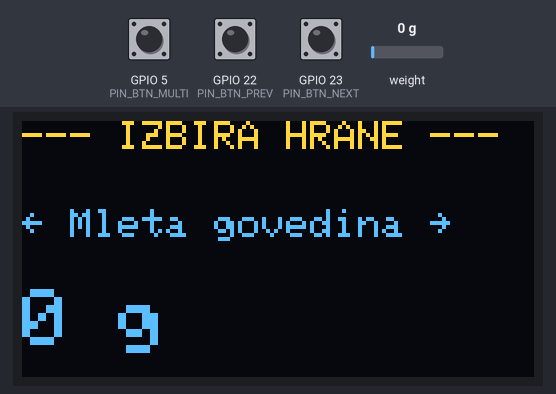
This sketch was run on a simulated ESP32. Shown: 128×64 one-colour display. The test bench sets the inputs (shaded band); at power-on: GPIO 5 (PIN_BTN_MULTI) HIGH, weight on the scale 0 g, GPIO 22 (PIN_BTN_PREV) HIGH, GPIO 23 (PIN_BTN_NEXT) HIGH. The OLED is the two-colour kind (top 16 rows yellow); what the sketch prints to the serial monitor is not drawn.

Above: at 2.7 s.
2.8 s: GPIO 5 (PIN_BTN_MULTI) pulled LOW for 3.2 s
At 6.6 s:
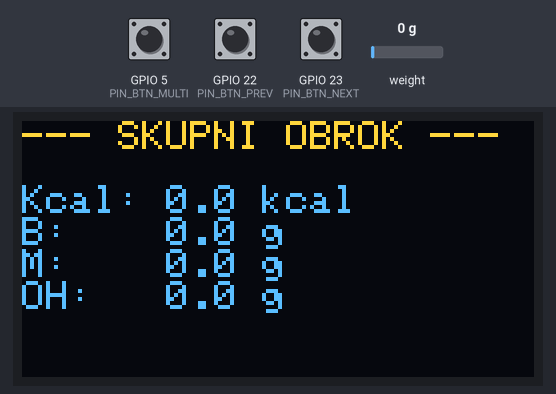
7.7 s: weight on the scale set to 100 g
11.3 s: GPIO 22 (PIN_BTN_PREV) pulled LOW for 3.2 s
At 15.5 s:
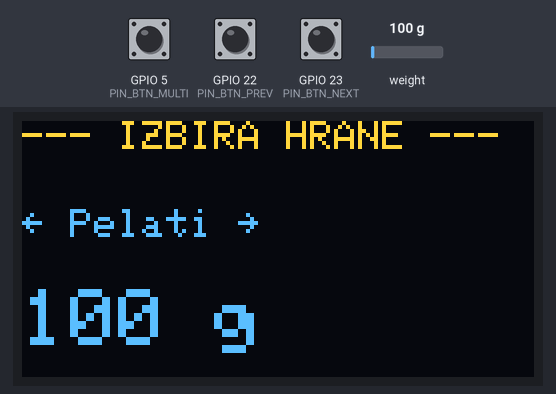
16.0 s: GPIO 5 (PIN_BTN_MULTI) pulled LOW for 0.15 s
At 18.8 s:
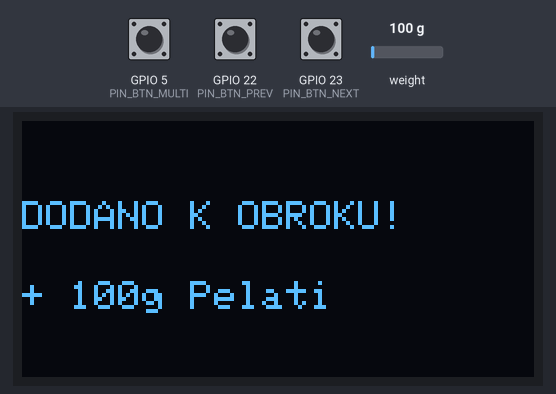
19.8 s: GPIO 22 (PIN_BTN_PREV) pulled LOW for 0.15 s
At 20.9 s:
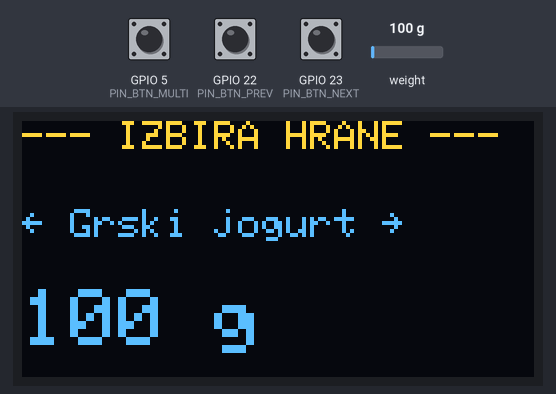
21.8 s: GPIO 5 (PIN_BTN_MULTI) pulled LOW for 1 s
At 24.8 s:
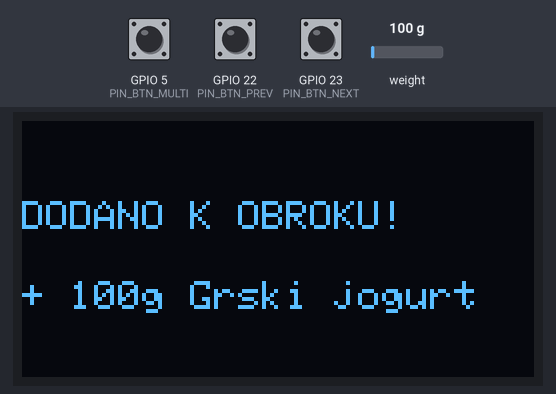
Timing chart, 0 to 26.3 s (numbered marks = the images above; inputs shaded):
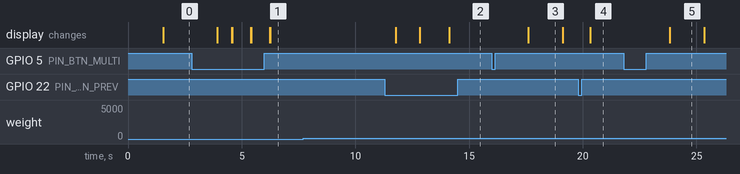

The sketch:

tehtnica.ino
```cpp
#include <SPI.h>
#include <Wire.h>
#include <Adafruit_GFX.h>
#include <Adafruit_SSD1306.h>
#include "HX711.h"

#define SCREEN_WIDTH 128
#define SCREEN_HEIGHT 64
Adafruit_SSD1306 display(SCREEN_WIDTH, SCREEN_HEIGHT, &Wire, -1);

// PINS
const int PIN_BTN_MULTI = 5;
const int PIN_BTN_NEXT = 23;
const int PIN_BTN_PREV = 22;
const int PIN_SCK_DISP = 21;
const int PIN_SDA_DISP = 19;

const int PIN_HX_DOUT = 4;
const int PIN_HX_SCK = 15;
float calibrationFact = -448.06;
HX711 scale;

// FOOD MENU
struct Food {
  String food;
  float calories;
  float protein;
  float fat;
  float carbs;
};

Food foodMenu[] = {
  {"Mleta govedina", 217, 26, 10, 0},
  {"Jajca", 143, 12.5, 10, 1.1},
  {"Riz", 350, 2.7, 1.1, 28},
  {"Testenine", 350, 13, 1.5, 25},
  {"Smetana za kuh.", 200, 2.5, 27, 2.8},
  {"Polnozrnati kruh", 247, 13, 3.4, 41},
  {"Piscancje prsi", 120, 22, 3.6, 0},
  {"Grski jogurt", 59, 10, 0.4, 4},
  {"Pelati", 64, 1.6, 2.6, 7.6},
  {"Kraski prsut", 252, 30, 14, 0}
};

// VALUES
float caloriesFinal = 0;
float proteinFinal = 0;
float fatFinal = 0;
float carbsFinal = 0;
int foodIdx = 0;

// BUTTON PRESS
unsigned long pressedTime = 0;
bool wasPressed = false;

void refreshDisplayMenu() {
  float weight = scale.get_units(5);
  if (weight < 0) {
    weight = 0;
  }

  display.clearDisplay();
  display.setTextSize(1);
  display.setTextColor(SSD1306_WHITE);

  display.setCursor(0,0);
  display.println("--- IZBIRA HRANE ---");

  display.setCursor(0, 22);
  display.write(27);
  display.print(" ");
  display.print(foodMenu[foodIdx].food);
  display.print(" ");
  display.write(26);
  display.println();

  display.setCursor(0, 42);
  display.setTextSize(2);
  display.print(weight, 0); display.print(" g");

  display.display();
}

void setup() {
  Serial.begin(115200);

  pinMode(PIN_BTN_NEXT, INPUT_PULLUP);
  pinMode(PIN_BTN_PREV, INPUT_PULLUP);
  pinMode(PIN_BTN_MULTI, INPUT_PULLUP);

  Wire.begin(PIN_SDA_DISP, PIN_SCK_DISP);

  if(!display.begin(SSD1306_SWITCHCAPVCC, 0x3C)) {
    Serial.println("SSD1306 allocation failed");
    for(;;);
  }

  scale.begin(PIN_HX_DOUT, PIN_HX_SCK);
  scale.set_scale(calibrationFact);
  scale.tare();

  refreshDisplayMenu();
}

void loop() {
  static unsigned long lastPulse = 0;
    if (millis() - lastPulse > 300) {
      refreshDisplayMenu();
     lastPulse = millis();
    }

  if (digitalRead(PIN_BTN_NEXT) == LOW) {
    foodIdx++;
    if (foodIdx >= 10) foodIdx = 0;
    refreshDisplayMenu();
    delay(250);
  }
  if (digitalRead(PIN_BTN_PREV) == LOW) {
    foodIdx--;
    if (foodIdx < 0) foodIdx = 9;
    refreshDisplayMenu();
    delay(250);
  }

  // Multifunction button
  if (digitalRead(PIN_BTN_MULTI) == LOW) {
    if (wasPressed == false) {
      pressedTime = millis();
      wasPressed = true;
    }

    if (millis() - pressedTime > 1000) {
      display.clearDisplay();
      display.setCursor(0, 25);
      display.setTextSize(1);
      display.println("Zaključujem...");
      display.display();
    }
  } else {
    if (wasPressed == true) {
      unsigned long pressDuration = millis() - pressedTime;
      wasPressed = false;

      if (pressDuration > 1000) {
        display.clearDisplay();
        display.setTextSize(1);
        display.setCursor(0, 0);
        display.println("--- SKUPNI OBROK ---");

        display.setCursor(0, 16);
        display.print("Kcal: "); display.print(caloriesFinal, 1); display.println(" kcal");
        display.print("B:    "); display.print(proteinFinal, 1); display.println(" g");
        display.print("M:    "); display.print(fatFinal, 1); display.println(" g");
        display.print("OH:   "); display.print(carbsFinal, 1); display.println(" g");
        display.display();

        Serial.println("\n--- SKUPNI OBROK ---");
        Serial.print("Kalorije: "); Serial.println(caloriesFinal);

        delay(5000);

        caloriesFinal = 0; proteinFinal = 0; fatFinal = 0; carbsFinal = 0;
        refreshDisplayMenu();
      } else {
        Food selected = foodMenu[foodIdx];
        float weight = scale.get_units(10);
        if (weight < 0) {
          weight = 0;
        }

        caloriesFinal += (weight * selected.calories) / 100.0;
        proteinFinal += (weight * selected.protein) / 100.0;
        fatFinal += (weight * selected.fat) / 100.0;
        carbsFinal += (weight * selected.carbs) / 100.0;

        display.clearDisplay();
        display.setTextSize(1);
        display.setCursor(0, 20);
        display.println("DODANO K OBROKU!");
        display.setCursor(0, 40);
        display.print("+ "); display.print(weight, 0); display.print("g "); display.println(selected.food);
        display.display();

        delay(1000);
        refreshDisplayMenu();
          }
    }
  }

}
```

Measured:
- after the input at 2.8 s, the display: first changes after 1.1 s (image 1 shows a later state)
- after the input at 7.7 s, every drawn part: stays the same
- after the input at 11.3 s, the display: first differs from a run without the input after 1.5 s (image 2 shows a later state)
- after the input at 16.0 s, the display: changes after 1.6 s (image 3)
- after the input at 19.8 s, the display: changes after 0.53 s (image 4)
- after the input at 21.8 s, the display: changes after 2.0 s (image 5)
- what the display in image 3 shows lasts 1.5 s, from 17.6 s to 19.1 s
